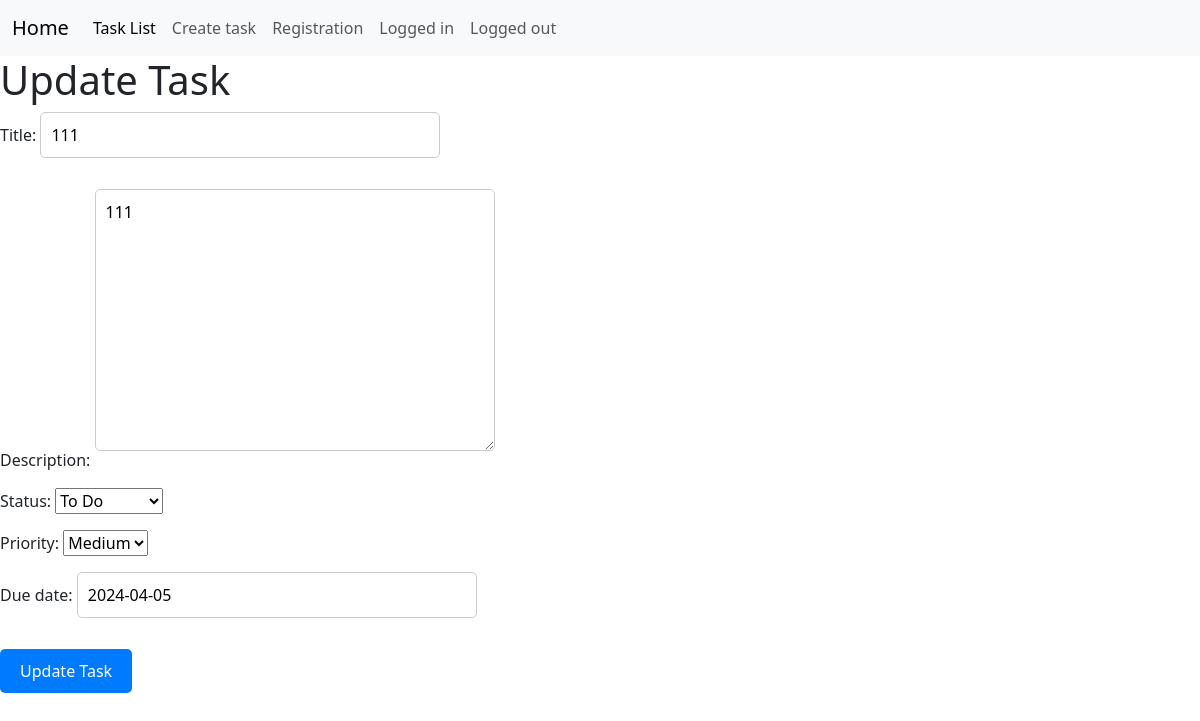
Page /tasks/2/update/ (signed in) on the committed database.
### trackingApp/models.py (models this page shows, shortened)
class Task(models.Model):
    title = models.CharField(max_length=100)
    description = models.TextField()
    STATUS_CHOICES = [
        ('TODO', 'To Do'),
        ('IN_PROGRESS', 'In Progress'),
        ('DONE', 'Done'),
    ]
    status = models.CharField(max_length=20, choices=STATUS_CHOICES, default='TODO')
    PRIORITY_CHOICES = [
        ('LOW', 'Low'),
        ('MEDIUM', 'Medium'),
        ('HIGH', 'High'),
    ]
    priority = models.CharField(max_length=20, choices=PRIORITY_CHOICES, default='LOW')
    created_at = models.DateTimeField(auto_now_add=True)
    due_date = models.DateField()
    creator = models.ForeignKey(get_user_model(), on_delete=models.CASCADE, null=True, blank=True)

### trackingApp/views.py (the view)
# urls.py: path('tasks/<int:pk>/update/', TaskUpdateView.as_view(), name='task_update'),
class TaskUpdateView(CheckTaskPermissionMixin, UpdateView):
    model = Task
    form_class = TaskUpdateForm
    template_name = 'trackingApp/task_update_form.html'
    success_url = reverse_lazy('success')

### trackingApp/forms.py
class TaskUpdateForm(forms.ModelForm):
    class Meta:
        model = Task
        fields = ['title', 'description', 'status', 'priority', 'due_date']

### trackingApp/views.py (called while the page is built)
def is_creator_or_superuser(user, task):
    return user.is_superuser or user == task.creator

    def test_func(self):
        task = self.get_object()
        return is_creator_or_superuser(self.request.user, task)

### templates/trackingApp/task_update_form.html (shortened to what this page needs)
{% extends 'trackingApp/base.html' %}
{% load static %}
{% block styles %}
    <link rel="stylesheet" type="text/css" href="{% static 'css/trackingApp/task_update_form.css' %}">
{% endblock %}
{% block content %}
<body>
    <h1>Update Task</h1>
    <form method="post">
        {{ form.as_p }}
        <button type="submit" class="btn btn-primary">Update Task</button>
    </form>
</body>
{% endblock %}

### static/css/trackingApp/task_update_form.css (style rules this page uses)
form { width: 100%; }
form input[type="text"], form textarea { width: 50vh; padding: 10px; margin-bottom: 15px; border: 1px solid #ccc; border-radius: 5px; box-sizing: border-box; }
form button[type="submit"] { padding: 10px 20px; background-color: #007bff; color: #fff; border: none; border-radius: 5px; cursor: pointer; }

### rows in the picture
Task: title "111", description "111", status "To Do", priority "Medium", due_date "2024-04-05"
